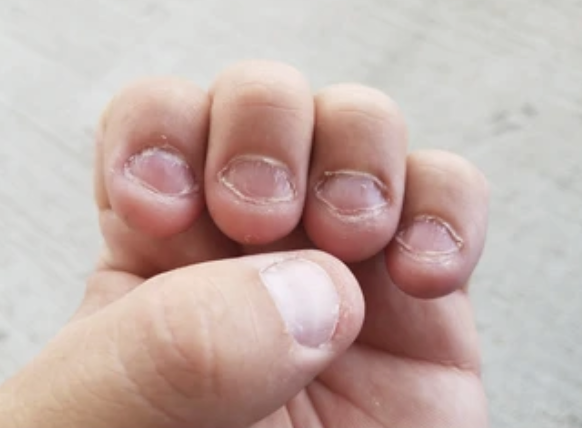
#> input picture pics/7.png, 582 x 430 px, found by its file name
$ python test.py
#> lines starting #> are read from the running program, lines starting #| are printed output that depends on the picture; after the words box and inside, x2 and y2 are one past the last pixel; in counts of white or black regions, pixels touching at a corner belong together
import cv2
import numpy as np
import matplotlib.pyplot as plt

# Preprocessing the data
# [11 lines left out: function preprocess_image, not called in this run]

#转成HSV通过更细微的颜色差别提取指甲范围
def hsv_segmentation(image_path):
    # 读取图像并调整大小
    img = cv2.imread(image_path)
#> img is the input picture: shape (430, 582, 3); mean B, G, R 170.2, 175.6, 196.3
    img = cv2.resize(img, (500, 500))
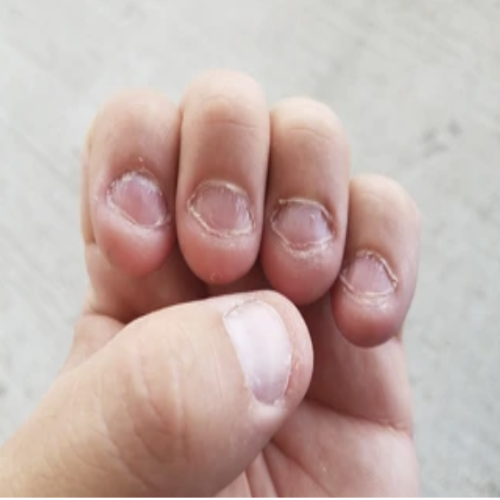
#> img: shape (500, 500, 3); mean B, G, R 170.1, 175.5, 196.2

    # 将图像从 BGR 转换到 HSV
    hsv = cv2.cvtColor(img, cv2.COLOR_BGR2HSV)
#> hsv: shape (500, 500, 3); mean H, S, V 36.7, 41.4, 196.7

    # 定义指甲可能的颜色范围（这里需要根据你图像实际情况调节）
    # 下面的范围是一个初步的估计，可能需要调节 lower_bound 和 upper_bound
    lower_bound = np.array([0, 30, 80])
    upper_bound = np.array([30, 200, 255])

    # 使用 inRange() 生成掩码：符合范围的像素设为 255，否则设为 0
    mask = cv2.inRange(hsv, lower_bound, upper_bound)
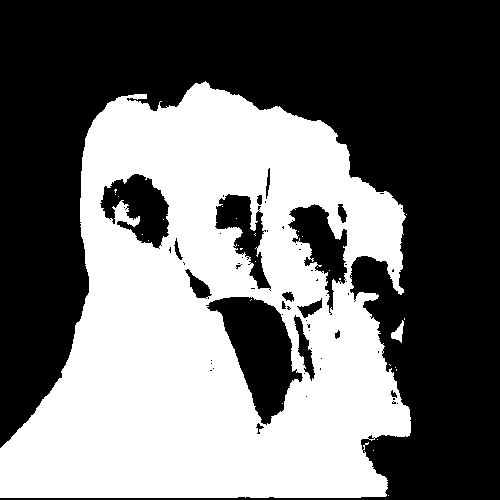
#> mask: shape (500, 500); 43.5% white; 29 white regions (27 under 20 px), largest, box (x1, y1, x2, y2) and area: (0, 81, 411, 498) 108642, (391, 320, 404, 343) 141

    # 显示原图、HSV 图像以及掩码结果
    cv2.imshow("Original Image", img)
    cv2.imshow("HSV Image", hsv)
    cv2.imshow("Mask", mask)
    cv2.waitKey(0)
    cv2.destroyAllWindows()

#尝试：转成灰度图，看指甲与其他部分亮度是否比较不一致
# [70 lines left out: functions step1_display_gray, show_all_contours, extract_nail_contour, analyze_nail, not called in this run]

# 主程序
image_path = "C:\\Users\\Yunshan.Cai\\Desktop\\Nail-Biting-Identification\\pics\\7.png"

hsv_segmentation(image_path)
'''
img, gray = step1_display_gray(image_path)
img, thresh = preprocess_image(image_path)
show_all_contours(thresh, img)
nail_contour = extract_nail_contour(thresh)
if nail_contour is not None:
    result_img = analyze_nail(nail_contour, img)
    while True:
        cv2.imshow("Result", result_img)
        if cv2.waitKey(1) & 0xFF == ord('5'):  # 按 'q' 退出
            break
    cv2.destroyAllWindows()
else:
    print("No nail contour found.")
'''

'''
今天尝试了的操作：
目标是找指甲的轮廓
1. 找了所有的轮廓（用了最初的image processing function），发现找到的轮廓都是深色的区域
2. 都转成灰度图，发现指甲的亮度跟其他部分的亮度差别不大
3. 转成HSV

To Do List:
在网上找数据并且进行标注（可能需要标注指甲边缘以及指甲区域）
'''

$ run again, with pics/1.png copied over pics/7.png
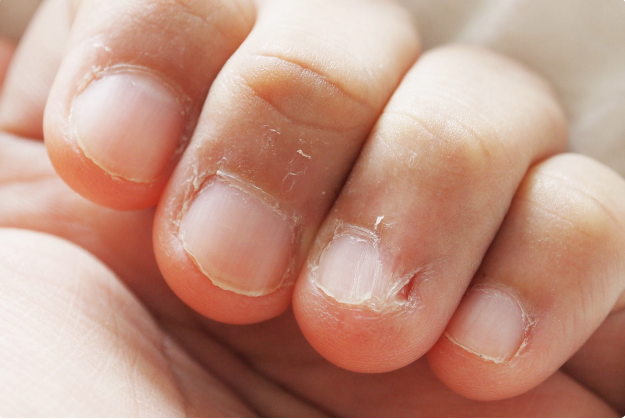
#> input picture pics/1.png, 1250 x 838 px, found by its file name (shown at 1/2 size)
#> in hsv_segmentation, img is the input picture: shape (838, 1250, 3); mean B, G, R 131.2, 148.2, 193.1
#> in hsv_segmentation, `img = cv2.resize(img, (500, 500))`:
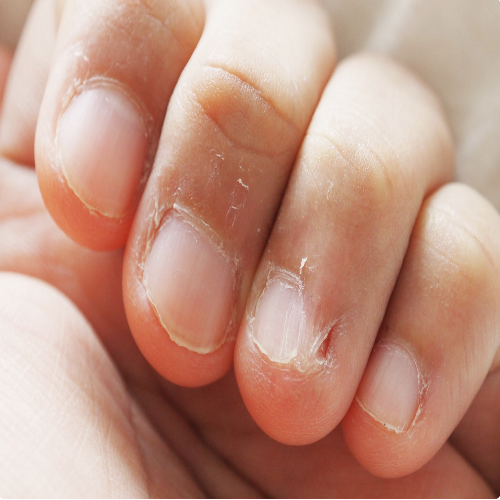
#> img: shape (500, 500, 3); mean B, G, R 131, 148, 193
#> hsv: shape (500, 500, 3); mean H, S, V 10.1, 90.7, 193
#> in hsv_segmentation, `mask = cv2.inRange(hsv, lower_bound, upper_bound)`:
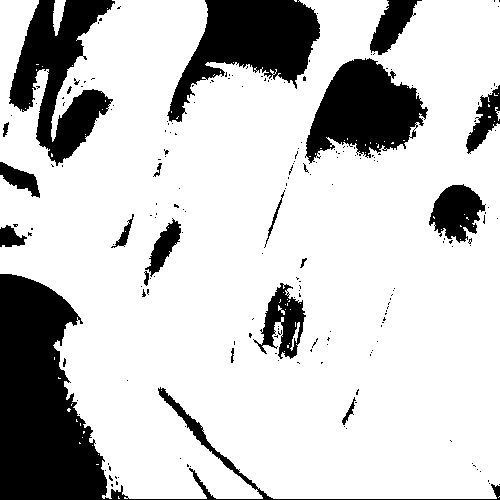
#> mask: shape (500, 500); 78.7% white; 202 black regions (182 under 20 px), largest, box (x1, y1, x2, y2) and area: (0, 274, 500, 500) 18865, (167, 0, 320, 122) 8893, (9, 0, 115, 166) 8355

$ run again, with pics/10.png copied over pics/7.png
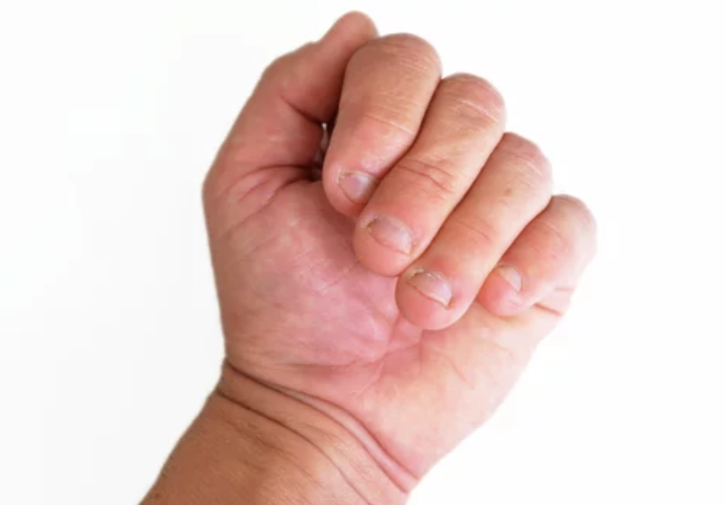
#> input picture pics/10.png, 1452 x 1010 px, found by its file name (shown at 1/2 size)
#> in hsv_segmentation, img is the input picture: shape (1010, 1452, 3); mean B, G, R 203.8, 208.9, 233.2
#> in hsv_segmentation, `img = cv2.resize(img, (500, 500))`:
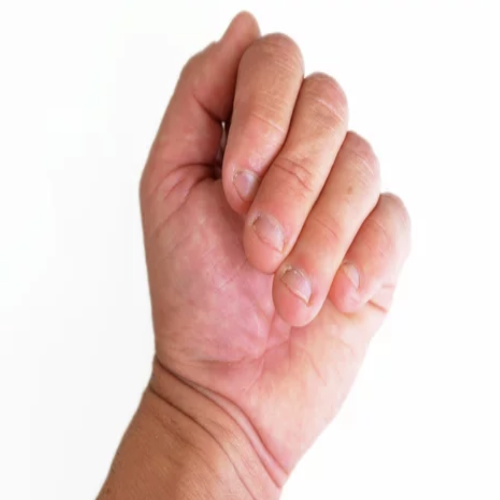
#> img: shape (500, 500, 3); mean B, G, R 203.8, 208.9, 233.1
#> hsv: shape (500, 500, 3); mean H, S, V 20.2, 39.3, 233.2
#> in hsv_segmentation, `mask = cv2.inRange(hsv, lower_bound, upper_bound)`:
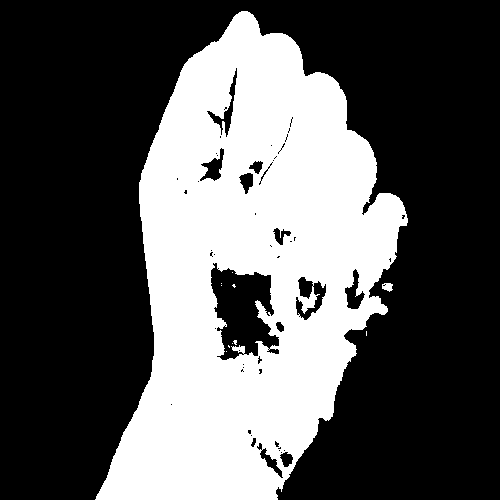
#> mask: shape (500, 500); 35% white; 11 white regions (9 under 20 px), largest, box (x1, y1, x2, y2) and area: (95, 11, 408, 500) 87410, (382, 283, 393, 292) 71

$ run again, with pics/11.png copied over pics/7.png
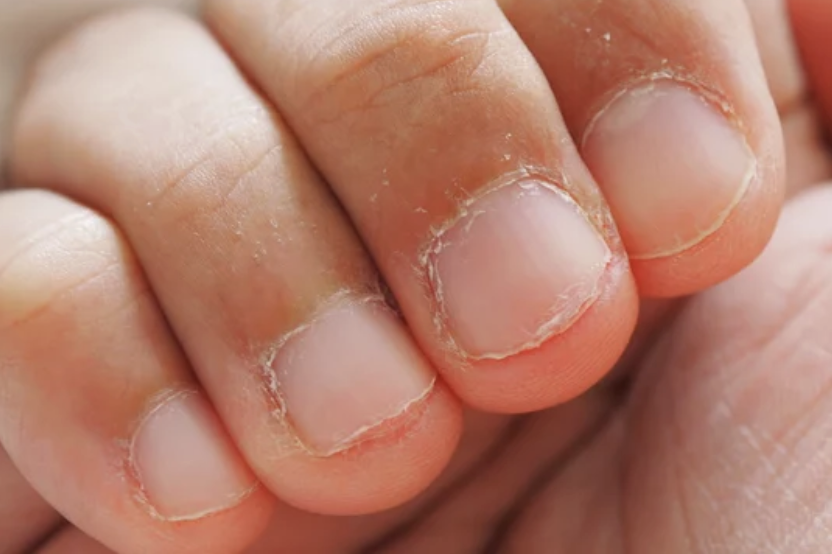
#> input picture pics/11.png, 832 x 554 px, found by its file name
#> in hsv_segmentation, img is the input picture: shape (554, 832, 3); mean B, G, R 109.9, 127, 179.5
#> in hsv_segmentation, `img = cv2.resize(img, (500, 500))`:
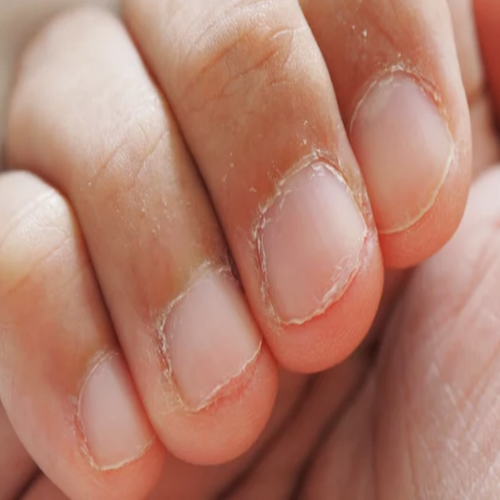
#> img: shape (500, 500, 3); mean B, G, R 109.8, 126.9, 179.4
#> hsv: shape (500, 500, 3); mean H, S, V 7.8, 104.7, 179.4
#> in hsv_segmentation, `mask = cv2.inRange(hsv, lower_bound, upper_bound)`:
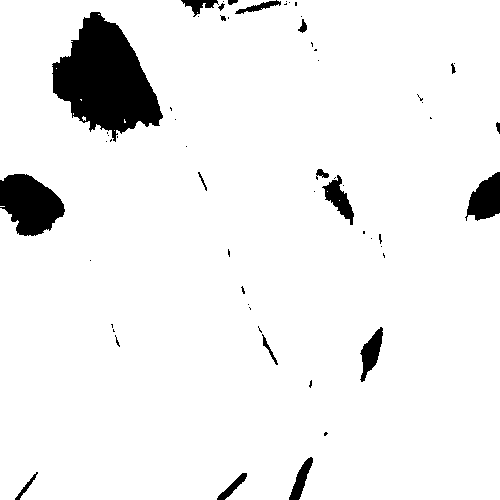
#> mask: shape (500, 500); 93.9% white; 61 black regions (42 under 20 px), largest, box (x1, y1, x2, y2) and area: (52, 12, 163, 142) 8237, (0, 174, 65, 236) 2783, (465, 172, 500, 221) 1104
